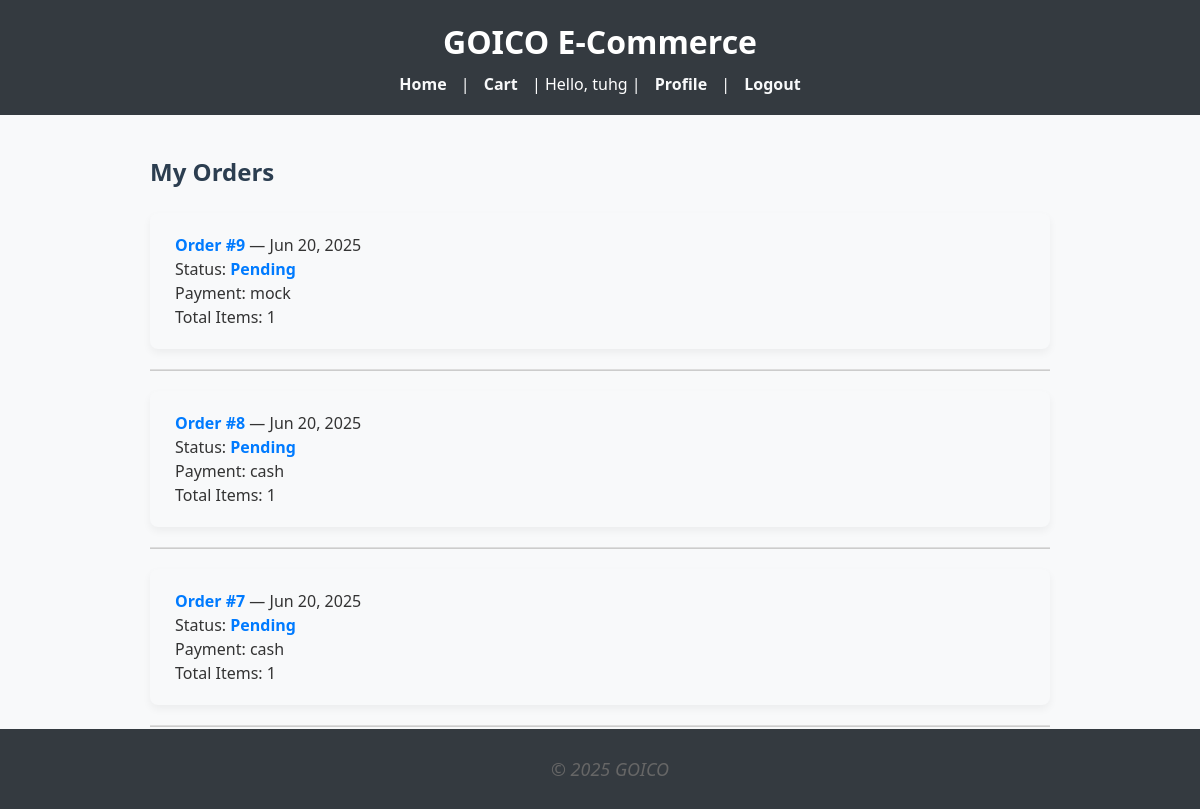
Page /my-orders/ (signed in) on the committed database.
### shop/models.py (models this page shows, shortened)
class Order(models.Model):
    STATUS_CHOICES = [
        ('Pending', 'Pending'),
        ('Processing', 'Processing'),
        ('Shipped', 'Shipped'),
        ('Delivered', 'Delivered'),
        ('Cancelled', 'Cancelled'),
    ]
    user = models.ForeignKey(User, on_delete=models.SET_NULL, null=True, blank=True)
    full_name = models.CharField(max_length=100)
    address = models.TextField()
    payment_method = models.CharField(max_length=50)
    date_ordered = models.DateTimeField(auto_now_add=True)
    status = models.CharField(max_length=20, choices=STATUS_CHOICES, default='Pending')

### shop/views.py (the view)
# urls.py: path('my-orders/', views.order_history, name='order_history'),
@login_required
def order_history(request):
    orders = Order.objects.filter(user=request.user).order_by('-date_ordered')
    return render(request, 'shop/order_history.html', {'orders': orders})

### shop/templates/shop/order_history.html (shortened to what this page needs)
{% extends 'base.html' %}
{% block content %}
<h2>My Orders</h2>
{% if orders %}
    <ul>
        {% for order in orders %}
            <li style="margin-bottom: 20px;">
                <strong>Order #{{ order.id }}</strong> — {{ order.date_ordered|date:"M d, Y" }}<br>
                Status: <strong>{{ order.status }}</strong><br>
                Payment: {{ order.payment_method }}<br>
                Total Items: {{ order.items.count }}
            </li>
            <hr>
        {% endfor %}
    </ul>
{% else %}
    <p>You haven't placed any orders yet.</p>
{% endif %}
<a href="{% url 'product_list' %}">← Back to Shop</a>
{% endblock %}

### shop/templates/base.html (shortened to what this page needs)
<!DOCTYPE html>
<html>
<head>
</head>
<body>
    <header>
        <h1>GOICO E-Commerce</h1>
        <nav>
            <a href="{% url 'product_list' %}">Home</a> |
            <a href="{% url 'view_cart' %}">Cart</a> |
            {% if user.is_authenticated %}
                Hello, {{ user.username }} |
                <a href="{% url 'profile' %}">Profile</a> |
                <a href="{% url 'logout' %}">Logout</a>
            {% else %}
                <a href="{% url 'login' %}">Login</a> |
                <a href="{% url 'signup' %}">Sign Up</a>
            {% endif %}
        </nav>
    </header>
    <main>
        {% block content %}{% endblock %}
    </main>
    <footer>
        <p>&copy; 2025 GOICO</p>
    </footer>
</body>
</html>

### shop/templates/base.html (style rules this page uses)
body { font-family: 'Segoe UI', Tahoma, Geneva, Verdana, sans-serif; margin: 0; padding: 0; background-color: #f8f9fa; color: #333; }
header { background-color: #343a40; color: #fff; padding: 20px; text-align: center; }
header h1 { margin: 0; font-size: 2rem; }
nav { margin-top: 10px; }
nav a { color: #f8f9fa; text-decoration: none; margin: 0 10px; font-weight: bold; }
main { padding: 20px; max-width: 900px; margin: auto; }
footer { text-align: center; background-color: #343a40; color: #f8f9fa; padding: 10px; position: fixed; bottom: 0; width: 100%; }
hr { border: 0; height: 1px; background-color: #ccc; margin: 20px 0; }

### shop/templates/shop/order_history.html (style rules this page uses)
h2 { color: #2c3e50; font-weight: 700; margin-bottom: 25px; font-family: 'Segoe UI', Tahoma, Geneva, Verdana, sans-serif; }
ul { list-style-type: none; padding: 0; }
ul li { background: #f8f9fa; border-radius: 8px; padding: 20px 25px; margin-bottom: 15px; box-shadow: 0 4px 8px rgba(0,0,0,0.05); font-size: 16px; color: #333; line-height: 1.5; }
ul li strong { color: #007bff; }
hr { border: none; border-top: 1px solid #ddd; margin: 10px 0 20px; }
p { font-size: 18px; color: #666; font-style: italic; }
a { display: inline-block; margin-top: 20px; color: #007bff; font-weight: 600; text-decoration: none; transition: color 0.3s ease; }

### rows in the picture
Order: id "9", date_ordered "Jun 20, 2025", status "Pending", payment_method "mock", items.count "1"
Order: id "8", date_ordered "Jun 20, 2025", status "Pending", payment_method "cash", items.count "1"
Order: id "7", date_ordered "Jun 20, 2025", status "Pending", payment_method "cash", items.count "1"

### other values in the picture
{{ user.username }} "tuhg"
